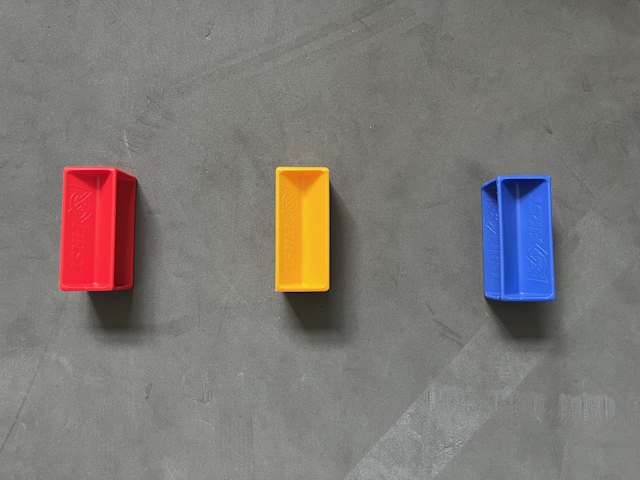
#> input picture Pics/pic1.png, 640 x 480 px
$ python solution2.py
#> lines starting #> are read from the running program, lines starting #| are printed output that depends on the picture
"""Exercise 2

    Color images in OpenCV are just 3-dim numpy arrays!

    First run the program:

    % python exercise2.py

    Now play around.  For linux users, when you mouse over a pixel,
    information about that pixel will show up in bottom bar of the
    window.  For windows users, make sure to use win_imshow.  When you
    click on pixel, information about that pixel will printed to the
    shell.

    Q: What corner is img[0][0]?

    A: Upper-left corner.

    Q: Is the first coordinate down or over?

    A: The first coordinate is down, the second coordinate is over to
       the right.

    Q: What are the three values for each pixel?  They
       are not RGB, they are ...?

    A: [Blue, Green, Red].  For some reason OpenCV defaults to BGR.

    Exercise: Find a pixel in the blue and yellow samples.

"""

import cv2

filename = "../Pics/pic1.png"
img = cv2.imread(filename)
#> img is the input picture: shape (480, 640, 3); mean B, G, R 117.2, 120.5, 125.4

print("type of img: ", type(img))
#| type of img:  <class 'numpy.ndarray'>
print("img.shape: ", img.shape)
#| img.shape:  (480, 640, 3)
print("height: %d, width: %d, depth (bytes): %d" % img.shape)
#| height: 480, width: 640, depth (bytes): 3


print("Pixel at (233,75): ", img[233][75])     # A red pixel
#| Pixel at (233,75):  [ 61  44 244]
print(img[245][540])   # A blue pixel
#| [225 100  50]
print(img[220][320])   # A yellow pixel
#| [ 32 181 245]

cv2.imshow("image", img)
cv2.waitKey(0)

"""
    Bonus: you can change the image if you want!  Display
    only the red coordinate of each pixel.
"""

n_rows, n_cols, _ = img.shape
#> n_rows = 480; n_cols = 640
for row in range(n_rows):
    for col in range(n_cols):
        b, g, r = img[row][col]
        img[row][col] = [0, 0, r]
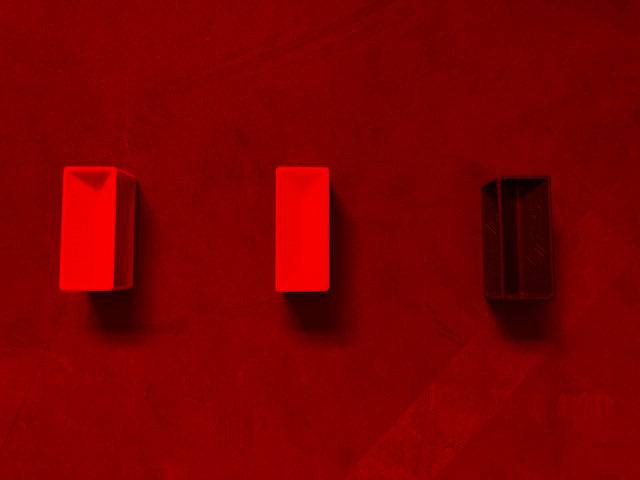
#> img: shape (480, 640, 3); mean B, G, R 0, 0, 125.4

cv2.imshow("RED!!!", img)
cv2.waitKey(0)
cv2.destroyAllWindows()

$ run again, with Pics/pic101.png copied over Pics/pic1.png
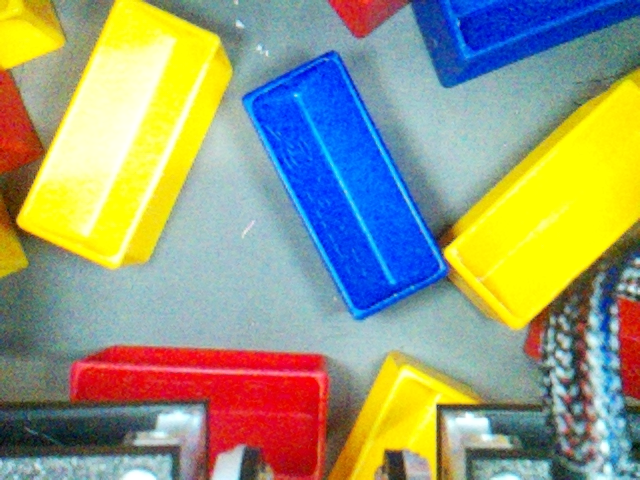
#> input picture Pics/pic101.png, 640 x 480 px
#> img is the input picture: shape (480, 640, 3); mean B, G, R 125.1, 155, 150.8
#| type of img:  <class 'numpy.ndarray'>
#| img.shape:  (480, 640, 3)
#| height: 480, width: 640, depth (bytes): 3
#| Pixel at (233,75):  [ 37 255 255]
#| [  3 255 255]
#| [236  61   0]
#> after the loop `for row in range(n_rows):`:
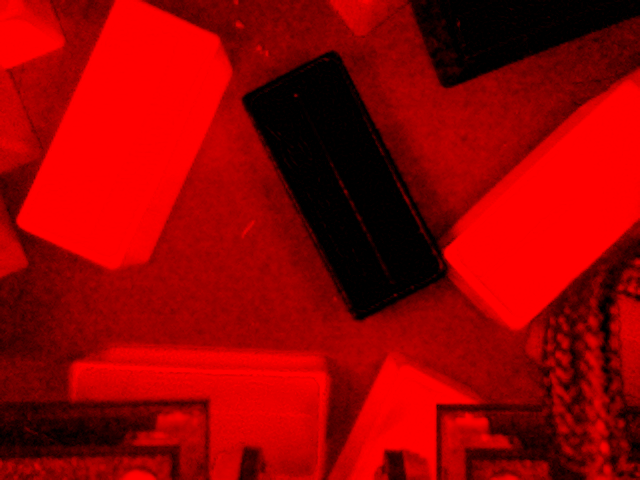
#> img: shape (480, 640, 3); mean B, G, R 0, 0, 150.8

$ run again, with Pics/pic116.png copied over Pics/pic1.png
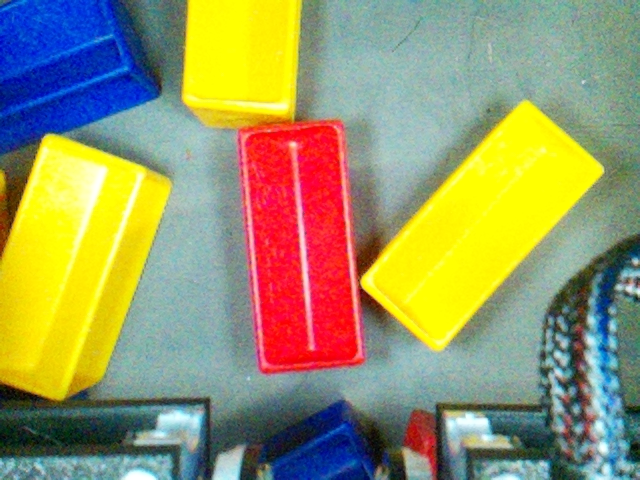
#> input picture Pics/pic116.png, 640 x 480 px
#> img is the input picture: shape (480, 640, 3); mean B, G, R 104.2, 150.7, 152.1
#| type of img:  <class 'numpy.ndarray'>
#| img.shape:  (480, 640, 3)
#| height: 480, width: 640, depth (bytes): 3
#| Pixel at (233,75):  [ 48 254 253]
#| [128 164 159]
#| [ 31  18 247]
#> after the loop `for row in range(n_rows):`:
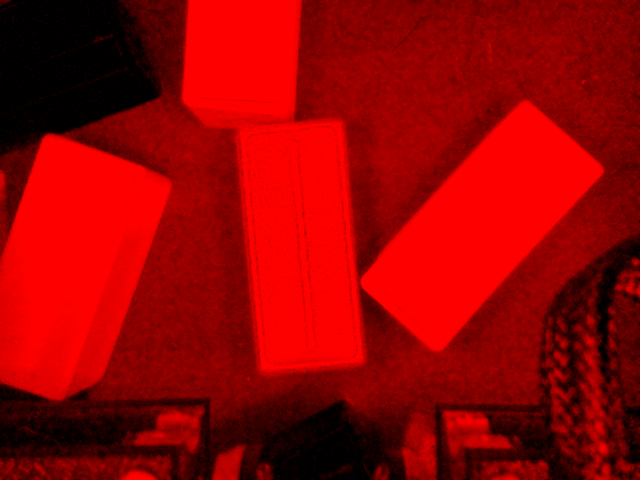
#> img: shape (480, 640, 3); mean B, G, R 0, 0, 152.1

$ run again, with Pics/pic2.png copied over Pics/pic1.png
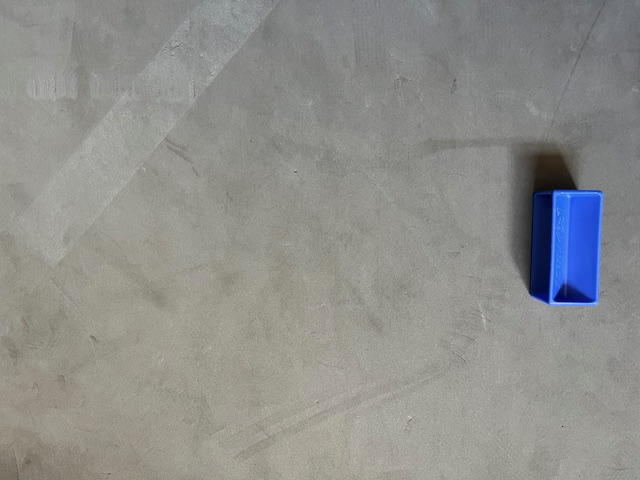
#> input picture Pics/pic2.png, 640 x 480 px
#> img is the input picture: shape (480, 640, 3); mean B, G, R 139.7, 143, 142.6
#| type of img:  <class 'numpy.ndarray'>
#| img.shape:  (480, 640, 3)
#| height: 480, width: 640, depth (bytes): 3
#| Pixel at (233,75):  [145 153 153]
#| [61 19  6]
#| [140 148 148]
#> after the loop `for row in range(n_rows):`:
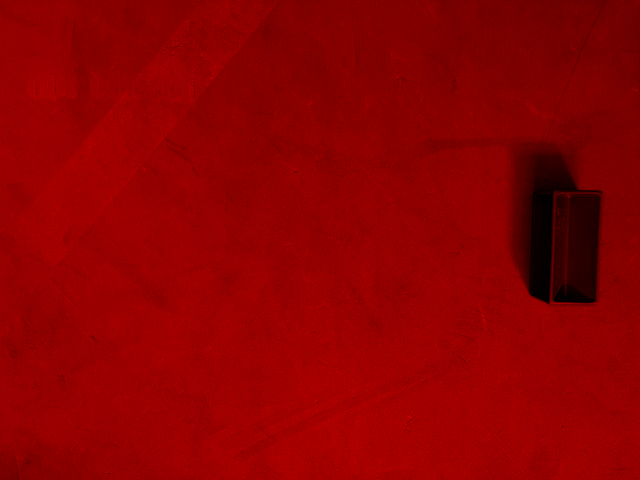
#> img: shape (480, 640, 3); mean B, G, R 0, 0, 142.6
